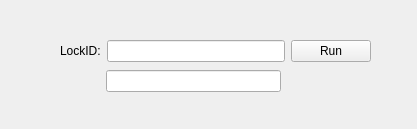
<?xml version="1.0" encoding="UTF-8"?>
<ui version="4.0">
 <class>Form</class>
 <widget class="QWidget" name="Form">
  <property name="geometry">
   <rect>
    <x>0</x>
    <y>0</y>
    <width>417</width>
    <height>129</height>
   </rect>
  </property>
  <property name="windowTitle">
   <string>Form</string>
  </property>
  <widget class="QWidget" name="">
   <property name="geometry">
    <rect>
     <x>60</x>
     <y>40</y>
     <width>311</width>
     <height>55</height>
    </rect>
   </property>
   <layout class="QVBoxLayout" name="verticalLayout">
    <item>
     <layout class="QHBoxLayout" name="horizontalLayout">
      <item>
       <widget class="QLabel" name="label">
        <property name="text">
         <string>LockID:</string>
        </property>
       </widget>
      </item>
      <item>
       <widget class="QLineEdit" name="lineEdit"/>
      </item>
      <item>
       <widget class="QPushButton" name="pushButton">
        <property name="text">
         <string>Run</string>
        </property>
       </widget>
      </item>
     </layout>
    </item>
    <item>
     <layout class="QHBoxLayout" name="horizontalLayout_2">
      <item>
       <widget class="QLabel" name="label_2">
        <property name="text">
         <string>            </string>
        </property>
       </widget>
      </item>
      <item>
       <widget class="QLineEdit" name="lineEdit_2"/>
      </item>
      <item>
       <widget class="QLabel" name="label_3">
        <property name="text">
         <string>                         </string>
        </property>
       </widget>
      </item>
     </layout>
    </item>
   </layout>
  </widget>
 </widget>
 <resources/>
 <connections/>
</ui>
